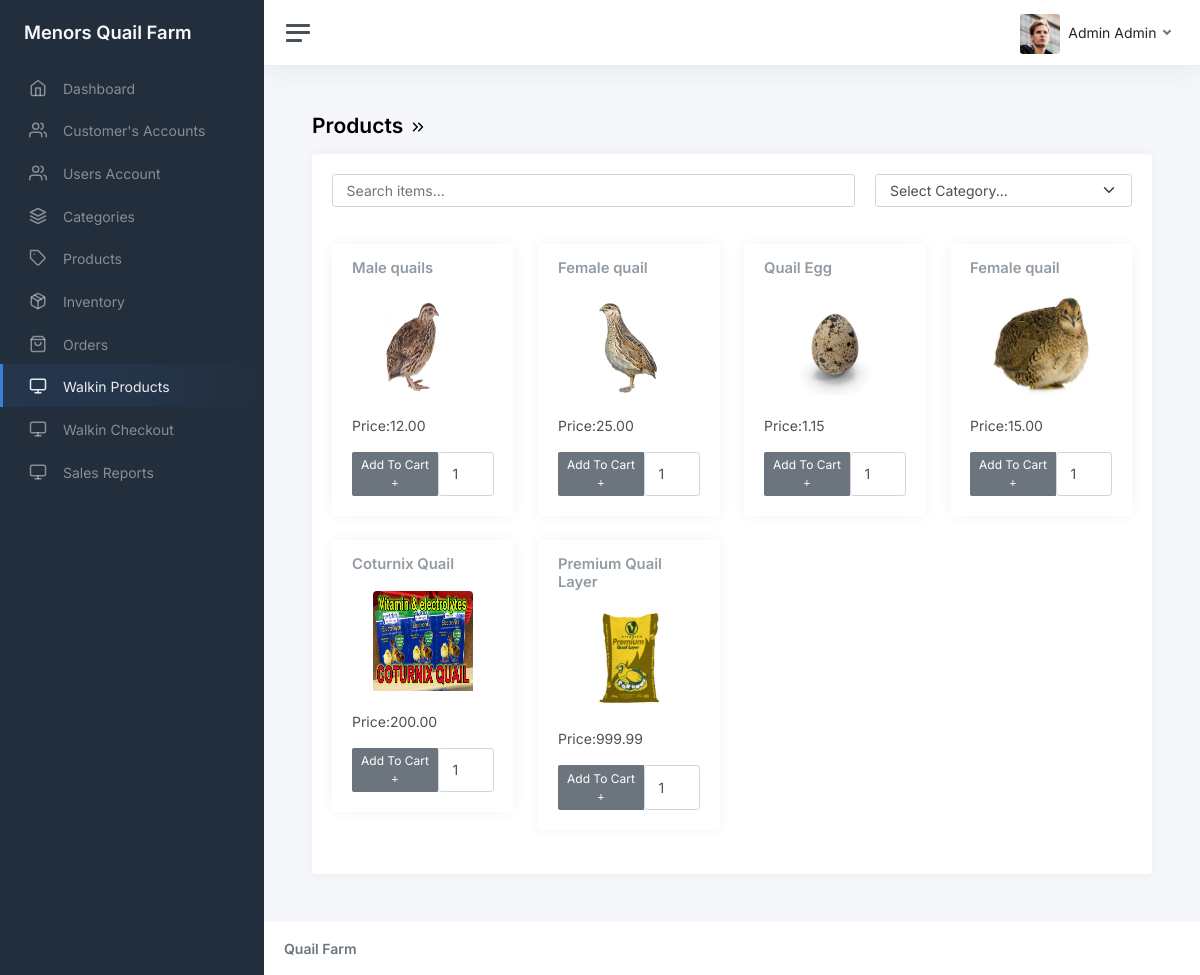
The app's page /admin/walkin_p.php (signed in) with its own data.
### tables this page shows
CREATE TABLE `tbl_inventory` (
  `id` int(11) NOT NULL AUTO_INCREMENT,
  `product_id` int(11) DEFAULT NULL,
  `qty` int(11) DEFAULT NULL,
  PRIMARY KEY (`id`)
);

CREATE TABLE `tbl_product` (
  `id` int(11) NOT NULL AUTO_INCREMENT,
  `category_id` int(11) DEFAULT NULL,
  `name` varchar(45) DEFAULT NULL,
  `description` varchar(45) DEFAULT NULL,
  `image` varchar(255) DEFAULT NULL,
  `price` decimal(5,2) DEFAULT 0.00,
  `date_created` datetime DEFAULT current_timestamp(),
  `created_by` int(11) DEFAULT NULL,
  `is_deleted` int(11) DEFAULT 0,
  `expiration_date` date DEFAULT NULL,
  PRIMARY KEY (`id`)
);

### functions.php (called while the page is built, shortened)
<?php
function get_list($sql)
{
    $result = mysqli_query($_SESSION['conn'], $sql);
    $temp = array();
    while ($row = $result->fetch_assoc()) {
        $temp[] = $row;
    }
    return $temp;
}

### admin/walkin_p.php (the view, shortened to what this page needs)
<?php include_once('header.php') ?>
<?php
$filter = $_GET['filter'];
$where = '';
$where .= ($filter == 'all') ? '' : "and c.name LIKE '%$filter%'";
$data['inventory'] = get_list("select i.qty,p.* from tbl_product p inner join tbl_inventory i on i.product_id = p.id inner join tbl_category c on c.id = p.category_id where 1 = 1  and p.is_deleted = 0 $where");
?>
<main class="content">
  <div class="container-fluid p-0">
    <h1 class="h3 mb-3"><strong>Products</strong> <i data-feather="chevrons-right"></i> <?= ucfirst(strtolower($_GET['filter'])) ?> </h1>
    <div class="row">
      <div class="col-12 col-lg-12">
        <div class="card">
          <div class="card-body">
            <?php if (!empty($data['inventory'])) { ?>
              <div class="col-12 mb-3">
                <div style="display:flex;gap:20px">
                  <input type="search" class="form-control w-20" id="search-item" placeholder="Search items...">
                  <form method="get" class="w-50">
                    <select class="form-select category">
                      <option selected hidden>Select Category...</option>
                    </select>
                  </form>
                </div>
              </div>
              <br>
              <div class="row">
                <?php foreach ($data['inventory'] as $res) { ?>
                  <div class="col-3 col-md-3 item-box" data-name="<?php echo strtolower($res['name']); ?>">
                    <div class="card">
                      <div class="card-header">
                        <h5 class="card-title mb-0" data-name="<?php echo strtolower($res['name']); ?>"><?php echo $res['name']; ?></h5>
                      </div>
                      <center>
                        <img class="card-img-top" src="../images/products/<?php echo $res['image']; ?>" style="width:100px;height:100px;text-align:center">
                      </center>
                      <div class="card-body">
                        <p>Price:<?php echo number_format($res['price'], 2); ?></p>
                        <form method="POST" name="add_to_cart" onsubmit="return confirm('Are You Sure?');">
                          <div class="btn-group btn-group-sm" role="group" aria-label="Large button group" style="width:100%">
                            <?php if ($res['qty'] > 0) { ?>
                              <button type="submit" class="btn btn-secondary" name="add_to_cart">Add&nbsp;To&nbsp;Cart <i class="fa fa-plus"></i></button>
                            <?php } else { ?>
                              <button type="button" class="btn btn-secondary" onclick="alert('Product Out Of Stocks!')">Add&nbsp;To&nbsp;Cart <i class="fa fa-plus"></i></button>
                            <?php }  ?>
                            <input type="number" name="qty" class="form-control" placeholder="" value="1" min="1" max="<?php echo $res['qty'] + 1; ?>">
                          </div>
                        </form>
                      </div>
                    </div>
                  </div>
                <?php } ?>
              </div>
            <?php } else { ?>
              <p>No Result. </p>
            <?php } ?>
          </div>
        </div>
      </div>
    </div>
  </div>
</main>
<?php include_once('footer.php') ?>

### records on screen
tbl_inventory: product.name "Male quails", product.image (picture), product.price "12.00", qty "Add To Cart"
tbl_inventory: product.name "Female quail", product.image (picture), product.price "25.00", qty "Add To Cart"
tbl_inventory: product.name "Quail Egg", product.image (picture), product.price "1.15", qty "Add To Cart"
tbl_inventory: product.name "Female quail", product.image (picture), product.price "15.00", qty "Add To Cart"
tbl_inventory: product.name "Coturnix Quail", product.image (picture), product.price "200.00", qty "Add To Cart"
tbl_inventory: product.name "Premium Quail Layer", product.image (picture), product.price "999.99", qty "Add To Cart"

### other values on screen
$_SESSION['user']->first_name "Admin"
$_SESSION['user']->last_name "Admin"
